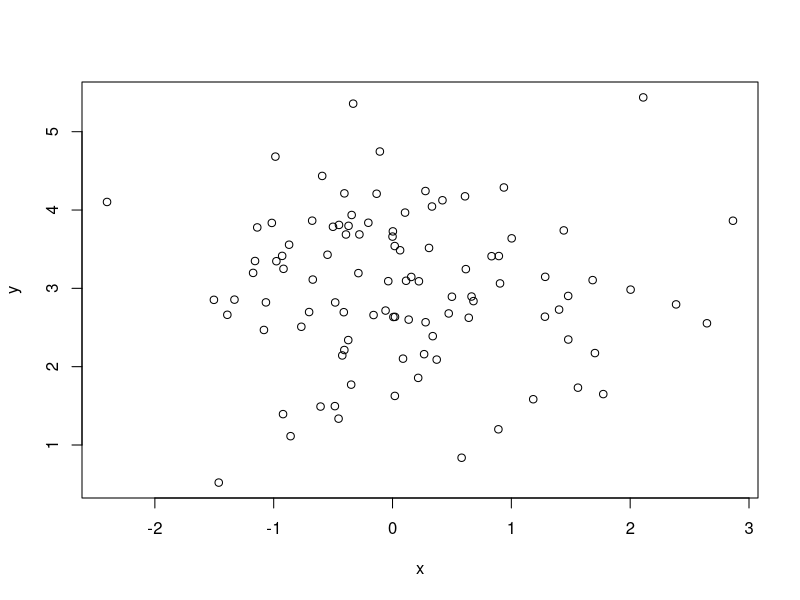
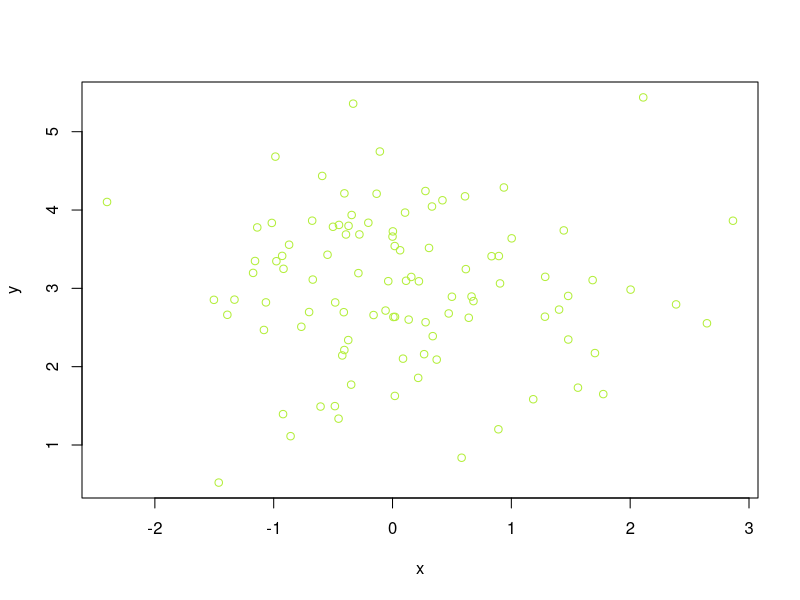

R code for these plots, in order:
## ---- chunk 1
knitr::opts_chunk$set(echo = TRUE)
## ---- chunk 2
# I am making some new data
x <- rnorm(100, 0, 1)
y <- rnorm(100, 3, 1)
## ---- chunk 3
# plot the data
plot(x, y)
## ---- chunk 4
plot(x, y, col="olivedrab2")
